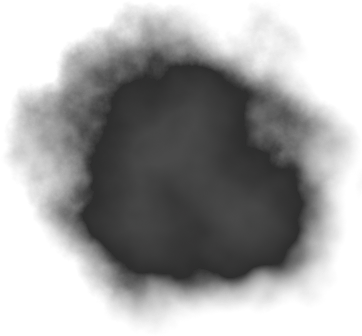
#> input picture assets/particles/kenney/smoke-particles/black-smoke/blackSmoke00.png, 362 x 336 px
$ python build-particles.py
#> lines starting #> are read from the running program, lines starting #| are printed output that depends on the picture; after the words box and inside, x2 and y2 are one past the last pixel; in counts of white or black regions, pixels touching at a corner belong together
#!/usr/bin/env python3
"""Prepara las partículas del juego a partir de assets/particles/kenney (necesita Python con Pillow y NumPy).

    python tools/build-particles.py

Reúne 16 imágenes de Kenney (CC0) en UNA sola imagen de 1024x1024 (4x4 casillas de 256 px): public/particles/atlas.png.
Cada casilla guarda en el canal alfa la forma de la partícula y en el color su relieve de luz y sombra (en grises);
el juego la tiñe con el color que toque (humo gris, llamas naranjas...). Orden de las casillas:
   0-4  humo (nubes oscuras y densas)      5-7  polvo       8-11  fuego (2 estallidos y 2 lenguas)
  12-14 chispas (destellos)                 15   rayo
"""
import os
import numpy as np
from PIL import Image, ImageFile

ImageFile.MAXBLOCK = 1 << 27
ROOT = os.path.join(os.path.dirname(__file__), '..')
K = os.path.join(ROOT, 'assets', 'particles', 'kenney')
OUT = os.path.join(ROOT, 'public', 'particles')
CELL = 256

# (archivo, modo): «tinte» normaliza el brillo para que el color lo ponga el juego; «luz» conserva el brillo original (fuego y chispas)
SPRITES = [
    ('smoke-particles/black-smoke/blackSmoke00.png', 'tinte'), ('smoke-particles/black-smoke/blackSmoke08.png', 'tinte'),
    ('smoke-particles/black-smoke/blackSmoke16.png', 'tinte'), ('smoke-particles/white-puff/whitePuff04.png', 'tinte'),
    ('smoke-particles/white-puff/whitePuff16.png', 'tinte'),
    ('particle-pack/smoke_04.png', 'tinte'), ('particle-pack/smoke_07.png', 'tinte'), ('particle-pack/smoke_08.png', 'tinte'),
    ('particle-pack/fire_01.png', 'luz'), ('particle-pack/fire_02.png', 'luz'), ('particle-pack/flame_05.png', 'luz'), ('particle-pack/flame_06.png', 'luz'),
    ('particle-pack/star_01.png', 'luz'), ('particle-pack/star_04.png', 'luz'), ('particle-pack/flare_01.png', 'luz'),
    ('particle-pack/spark_01.png', 'luz'),
]

atlas = np.zeros((CELL * 4, CELL * 4, 4), dtype=np.uint8)
for i, (f, mode) in enumerate(SPRITES):
    im = Image.open(os.path.join(K, f)).convert('RGBA')
#> im is the input picture: PIL image 362x336 RGBA; mean R, G, B, A 27, 27.1, 27, 111.9
    # se recorta a un cuadrado centrado (con el contenido) y se escala a la casilla, dejando un margen
    a = np.asarray(im, dtype=np.float32) / 255.0
    ys, xs = np.where(a[..., 3] > 0.02)
    cx, cy = (xs.min() + xs.max()) / 2, (ys.min() + ys.max()) / 2
#> cx = 182.5; cy = 166.5
    half = max(xs.max() - xs.min(), ys.max() - ys.min()) / 2 * 1.08 + 2
#> half = 194.8
    box = (int(cx - half), int(cy - half), int(cx + half), int(cy + half))
#> box = (-12, -28, 377, 361)
    im = im.crop(box).resize((CELL, CELL), Image.LANCZOS)
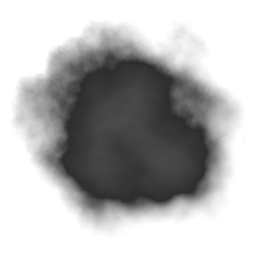
#> im: PIL image 256x256 RGBA; mean R, G, B, A 21.6, 21.6, 21.6, 90; transparent parts drawn white
    a = np.asarray(im, dtype=np.float32) / 255.0
#> a: shape (256, 256, 4) float32
    alpha = a[..., 3]
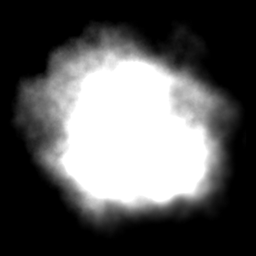
#> alpha: shape (256, 256) float32; min 0, max 1, mean 0.353
    lum = a[..., :3] @ np.array([0.2126, 0.7152, 0.0722], dtype=np.float32)
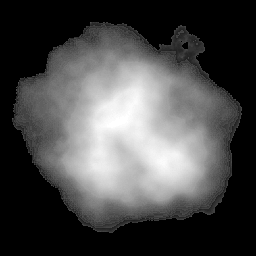
#> lum: shape (256, 256) float32; min 0, max 0.29, mean 0.0846; drawn with min black and max white
    core = alpha > 0.3
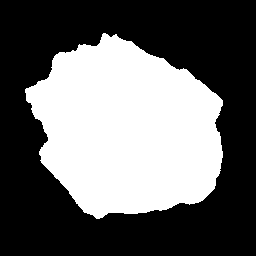
#> core: shape (256, 256) bool; 40.1% white; 1 white region, box (x1, y1, x2, y2) and area: (25, 33, 223, 219) 26294
    if mode == 'tinte':
        det = lum / max(lum[core].mean(), 1e-3)
        det = np.clip(det * 0.62, 0, 1)
    else:
        det = np.clip(lum * 1.15, 0, 1)
    w = np.clip(alpha * 4, 0, 1)
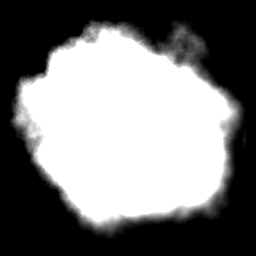
#> w: shape (256, 256) float32; min 0, max 1, mean 0.484
    det = det * w + det[core].mean() * (1 - w)  # fuera de la forma, el color sigue al del interior (sin bordes oscuros al suavizar)
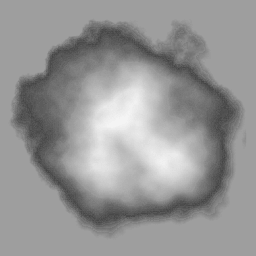
#> det: shape (256, 256) float32; min 0.264, max 0.961, mean 0.589
    r, c = divmod(i, 4)
    atlas[r * CELL:(r + 1) * CELL, c * CELL:(c + 1) * CELL, :3] = (det[..., None] * 255 + 0.5).astype(np.uint8)
    atlas[r * CELL:(r + 1) * CELL, c * CELL:(c + 1) * CELL, 3] = (alpha * 255 + 0.5).astype(np.uint8)
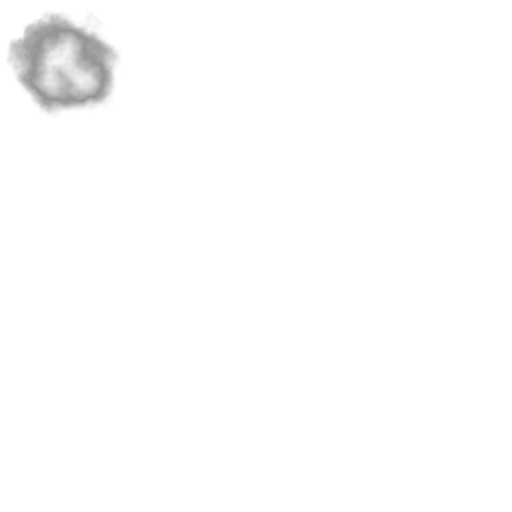
#> atlas: shape (1024, 1024, 4) (shown at 1/2 size); mean of channels 0, 1, 2, 3 9.4, 9.4, 9.4, 5.6; transparent parts drawn white
#> pass 2 of the loop `for i, (f, mode) in enumerate(SPRITES):`:
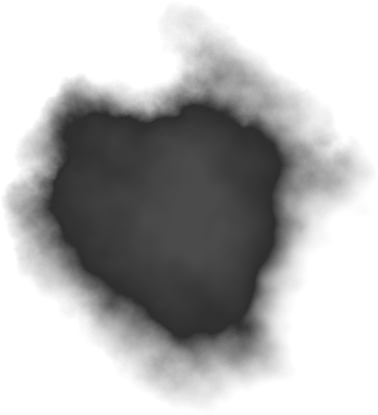
#> input picture assets/particles/kenney/smoke-particles/black-smoke/blackSmoke08.png, 378 x 415 px
#> im is the input picture: PIL image 378x415 RGBA; mean R, G, B, A 23.2, 23.2, 23.2, 93.4
#> cx = 187.5; cy = 206.5
#> half = 221.8
#> box = (-34, -15, 409, 428)
#> im: PIL image 256x256 RGBA
#> `core = alpha > 0.3`:
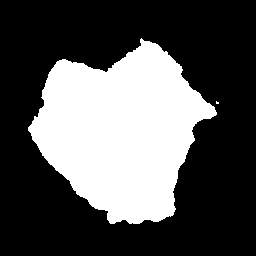
#> core: shape (256, 256) bool; 33.1% white; 2 white regions (1 under 20 px), largest, box (x1, y1, x2, y2) and area: (28, 38, 217, 224) 21691
#> `atlas[r * CELL:(r + 1) * CELL, c * CELL:(c + 1) * CELL, 3] = (alpha * ..`:
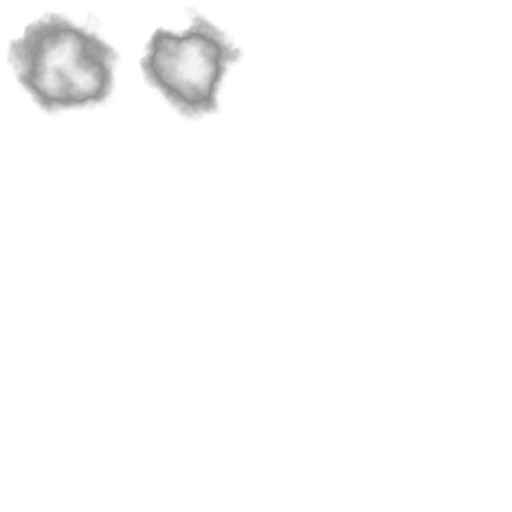
#> atlas: shape (1024, 1024, 4) (shown at 1/2 size); mean of channels 0, 1, 2, 3 18.8, 18.8, 18.8, 10.3; transparent parts drawn white
#> pass 3 of the loop `for i, (f, mode) in enumerate(SPRITES):`:
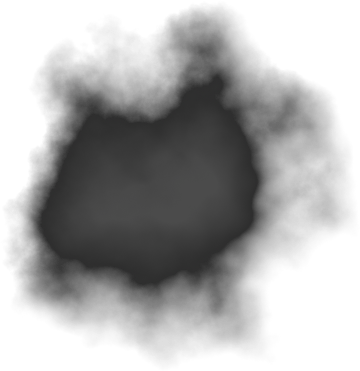
#> input picture assets/particles/kenney/smoke-particles/black-smoke/blackSmoke16.png, 360 x 371 px
#> im is the input picture: PIL image 360x371 RGBA; mean R, G, B, A 24.6, 24.6, 24.6, 97.6
#> cx = 179; cy = 185.5
#> half = 199.1
#> box = (-20, -13, 378, 384)
#> im: PIL image 256x256 RGBA
#> `core = alpha > 0.3`:
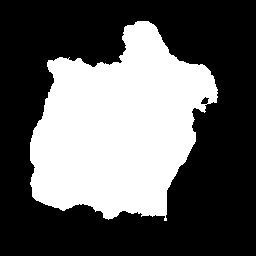
#> core: shape (256, 256) bool; 37.4% white; 1 white region, box (x1, y1, x2, y2) and area: (30, 21, 218, 221) 24505
#> `atlas[r * CELL:(r + 1) * CELL, c * CELL:(c + 1) * CELL, 3] = (alpha * ..`:
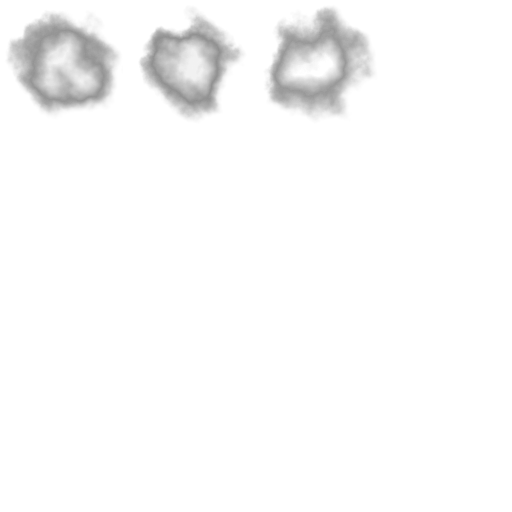
#> atlas: shape (1024, 1024, 4) (shown at 1/2 size); mean of channels 0, 1, 2, 3 28, 28, 28, 15.4; transparent parts drawn white
#> (the run stopped early here; a loop or call above may not have finished)
